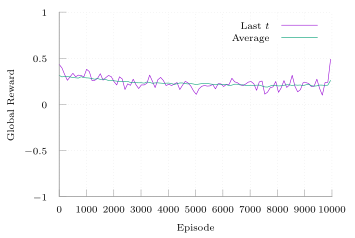

Write gnuplot code to recreate this figure.
set terminal tikz standalone color size 9cm,6cm font '\scriptsize' preamble '\usepackage{microtype}'
set output "offline-reward.tex"

load "parula.pal"

set style line 102 lc rgb '#a0a0a0' lt 1 lw 1
set border ls 102
set colorbox border 102
set key textcolor rgb "black"
set tics textcolor rgb "black"
set label textcolor rgb "black"

set border 3
set grid x y
set xtics nomirror
set ytics nomirror

#set key autotitle columnhead
set datafile separator ","

set xlabel "Episode"
set ylabel "Global Reward"

plot '../results/offline-avg.csv' u 1:2 w lines title "Last $t$", \
     '../results/offline-avg.csv' u 1:5 w lines title "Average"
